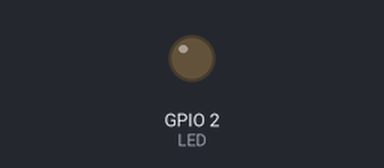
The program below on a simulated ESP32. Parts: output pins drawn as LEDs (lit = HIGH). What the program prints to the serial monitor is not drawn.

Above: at 1.5 s.
At 4.5 s:
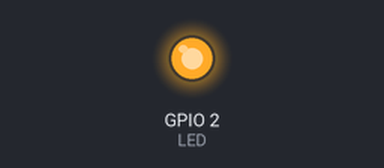
Timing chart, 0 to 7.8 s (numbered marks = the images above):
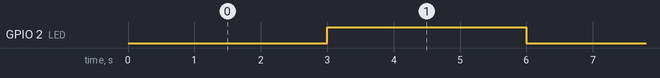

Measured:
- by itself, GPIO 2 (LED): alternates HIGH for 3.0 s and LOW for 3.0 s

The program:

main.cpp
```cpp
#include <Arduino.h>
#define LED 2

/**
 * Esta funcion se ejecuta cuando inicia el programa
 * una unica vez
 */
void setup(){
  Serial.begin(115200); // Inicializa el puerto serial a 115200 de velocidad
  pinMode(LED, OUTPUT); // Configura el pin 2 como salida, para controlar un led
  digitalWrite(LED, LOW); // Apaga el led, hay dos modos HIGH y LOW que representan 1 y 0 respectivamente
}


/**
 * Esta funcion es similar al main de un programa en C
 * Se ejecuta una vez que el microcontrolador se inicia
 * y se ejecuta de manera infinita
 */
void loop(){
  /**
   * Loop que imprime un mensaje en el puerto serial y enciende y apaga un led cada segundo pero implementado de forma incorrecta
   */
  Serial.println("Hello World");
  delay(3000); // Espera 1 segundo, No son buenas practicas usar delay ya que bloquea el microcontrolador y no permite ejecutar otras tareas
  digitalWrite(LED, HIGH);
  delay(3000);
  digitalWrite(LED, LOW);
}
```
